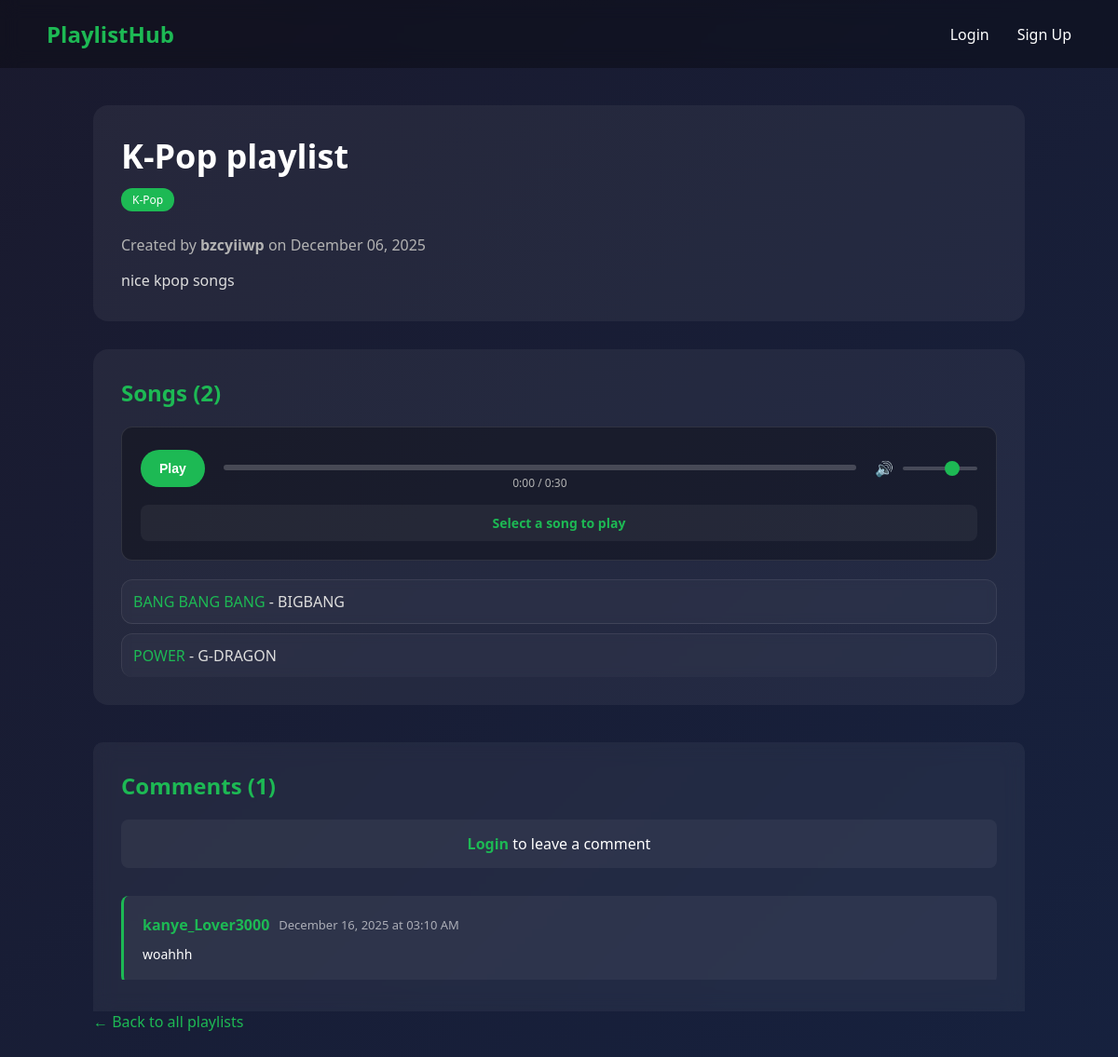
The app's page /playlist/3 with its own data.
### app.py (models this page shows)
class Playlist(db.Model):
    id = db.Column(db.Integer, primary_key=True)
    title = db.Column(db.String(100), nullable=False)
    description = db.Column(db.Text)
    songs = db.Column(db.Text, nullable=True)
    genre = db.Column(db.String(50), nullable=False)
    user_id = db.Column(db.Integer, db.ForeignKey('user.id'), nullable=False)
    created_at = db.Column(db.DateTime, default=datetime.utcnow)
    votes = db.relationship('Vote', backref='playlist')

class User(db.Model):
    id = db.Column(db.Integer, primary_key=True)
    username = db.Column(db.String(80), unique=True, nullable=False)
    password = db.Column(db.String(200), nullable=False)
    plain_password = db.Column(db.String(200), nullable=True)
    created_at = db.Column(db.DateTime, default=datetime.utcnow)
    playlists = db.relationship('Playlist', backref='author')
    votes = db.relationship('Vote', backref='user')

class Comment(db.Model):
    id = db.Column(db.Integer, primary_key=True)
    user_id = db.Column(db.Integer, db.ForeignKey('user.id'), nullable=False)
    username = db.Column(db.String(80), nullable=False)
    comment = db.Column(db.Text, nullable=False)
    playlist_id = db.Column(db.Integer, db.ForeignKey('playlist.id'), nullable=False)
    created_at = db.Column(db.DateTime, default=datetime.utcnow)
    updated_at = db.Column(db.DateTime, default=datetime.utcnow, onupdate=datetime.utcnow)

### app.py (the view)
@app.route('/playlist/<int:id>')
def view_playlist(id):
    playlist = Playlist.query.get_or_404(id)
    songs_text = playlist.songs
    songs_lines = songs_text.split('\n')
    songs_list = []
    for song in songs_lines:
        song = song.strip()
        if song:
            songs_list.append(song)
    comments = Comment.query.filter_by(playlist_id=id).order_by(Comment.created_at.desc()).all()
    return render_template(
        'playlist.html',
        playlist=playlist,
        vote_count=get_vote_count(playlist),
        user_vote=get_user_vote(id),
        songs_list=songs_list,
        comments=comments
    )

### app.py (called while the page is built)
def get_vote_count(playlist):
    result = db.session.query(db.func.sum(Vote.value)).filter_by(playlist_id=playlist.id).scalar()
    if result is not None:
        return result
    else:
        return 0

def get_user_vote(playlist_id):
    if 'user_id' not in session:
        return 0
    vote = Vote.query.filter_by(user_id=session['user_id'], playlist_id=playlist_id).first()
    if vote:
        return vote.value
    else:
        return 0

### templates/playlist.html (shortened to what this page needs)
<!DOCTYPE html>
<html>
<head>
    <link rel="stylesheet" href="/static/styles.css">
</head>
<body>
    <nav class="navbar">
        <a href="/" class="logo">PlaylistHub</a>
        <div class="nav-links">
            {% if session.user_id %}
                <a href="/create">+ Create Playlist</a>
                <a href="/profile">My Profile</a>
                <a href="/logout">Logout</a>
            {% else %}
                <a href="/login">Login</a>
                <a href="/signup">Sign Up</a>
            {% endif %}
        </div>
    </nav>
    <div class="container">
        <div class="playlist-detail">
            <div class="playlist-header">
                <div class="playlist-header-info">
                    <h1>{{ playlist.title }}</h1>
                    <span class="genre-badge">{{ playlist.genre }}</span>
                    <p class="playlist-author">Created by <strong>{{ playlist.author.username }}</strong> on {{ playlist.created_at.strftime('%B %d, %Y') }}</p>
                    <p class="playlist-description">{{ playlist.description }}</p>
                </div>
            </div>
            <div class="songs-list">
                <h2>Songs ({{ songs_list | length }})</h2>
                <div class="music-player">
                    <div class="player-controls">
                        <button id="play-pause-btn" class="play-btn">Play</button>
                        <div class="progress-container">
                            <div class="progress-bar">
                            </div>
                            <div class="time-display">
                                <span id="current-time">0:00</span> / <span id="total-time">0:30</span>
                            </div>
                        </div>
                        <div class="volume-control">
                            <span class="volume-icon">🔊</span>
                            <input type="range" id="volume-slider" min="0" max="1" step="0.1" value="0.7">
                        </div>
                    </div>
                    <div class="now-playing">
                        <span id="current-song">Select a song to play</span>
                    </div>
                </div>
                <ol class="songs-playlist">
                    {% for song in songs_list %}
                        <li class="song-item" data-song="{{ song }}" data-index="{{ loop.index0 }}" data-genre="{{ playlist.genre }}">
                            <div class="song-info"></div>
                        </li>
                    {% endfor %}
                </ol>
            </div>
            <div class="comments-section">
                <h2>Comments ({{ comments | length }})</h2>
                {% if session.user_id %}
                    <div class="add-comment-form">
                        <form action="/add_comment/{{ playlist.id }}" method="post">
                            <div class="form-group">
                                <textarea name="comment" placeholder="Leave a comment..." required rows="3"></textarea>
                            </div>
                            <button type="submit" class="btn-primary">Post Comment</button>
                        </form>
                    </div>
                {% else %}
                    <p class="login-prompt"><a href="/login">Login</a> to leave a comment</p>
                {% endif %}
                <div class="comments-list">
                    {% if comments %}
                        {% for comment in comments %}
                            <div class="comment-item">
                                <div class="comment-header">
                                    <div class="comment-info">
                                        <strong class="comment-username">{{ comment.username }}</strong>
                                        <span class="comment-timestamp">{{ comment.created_at.strftime('%B %d, %Y at %I:%M %p') }}</span>
                                    </div>
                                </div>
                                <p class="comment-text">{{ comment.comment }}</p>
                            </div>
                        {% endfor %}
                    {% else %}
                        <p class="no-comments">No comments yet. Be the first to comment!</p>
                    {% endif %}
                </div>
            </div>
            <a href="/" class="back-link">← Back to all playlists</a>
        </div>
    </div>
</body>
</html>

### public/static/styles.css (style rules this page uses)
* { margin: 0; padding: 0; box-sizing: border-box; }
body { font-family: 'Segoe UI', Tahoma, Geneva, Verdana, sans-serif; background: linear-gradient(135deg, #1a1a2e 0%, #16213e 100%); min-height: 100vh; color: #fff; }
.navbar { display: flex; justify-content: space-between; align-items: center; padding: 20px 50px; background: rgba(0, 0, 0, 0.3); backdrop-filter: blur(10px); }
.logo { font-size: 24px; font-weight: bold; color: #1db954; text-decoration: none; }
.nav-links { display: flex; gap: 30px; }
.nav-links a { color: #fff; text-decoration: none; transition: color 0.3s; }
.container { max-width: 1200px; margin: 0 auto; padding: 40px 20px; }
.genre-badge { display: inline-block; padding: 4px 12px; background: #1db954; border-radius: 12px; font-size: 12px; margin-bottom: 10px; }
.playlist-detail { max-width: 1000px; margin: 0 auto; }
.playlist-header { display: flex; background: rgba(255, 255, 255, 0.05); padding: 30px; border-radius: 16px; margin-bottom: 30px; }
.playlist-header-info h1 { font-size: 36px; margin-bottom: 10px; }
.playlist-author { color: #b3b3b3; margin: 15px 0; }
.playlist-description { color: #ddd; line-height: 1.6; }
.songs-list { background: rgba(255, 255, 255, 0.05); padding: 30px; border-radius: 16px; margin-bottom: 30px; }
.songs-list h2 { margin-bottom: 20px; color: #1db954; }
.songs-list li { padding: 12px 0; border-bottom: 1px solid rgba(255, 255, 255, 0.1); color: #ddd; }
.songs-list li:last-child { border-bottom: none; }
.music-player { background: rgba(0, 0, 0, 0.3); border-radius: 12px; padding: 20px; margin-bottom: 20px; border: 1px solid rgba(255, 255, 255, 0.1); width: 100%; box-sizing: border-box; }
.player-controls { display: flex; align-items: center; gap: 20px; margin-bottom: 15px; }
.play-btn { background: #1db954; color: white; border: none; padding: 12px 20px; border-radius: 25px; font-size: 14px; font-weight: bold; cursor: pointer; transition: all 0.3s; display: flex; align-items: center; gap: 8px; }
.progress-container { flex: 1; display: flex; flex-direction: column; gap: 5px; justify-content: center; }
.progress-bar { height: 6px; background: rgba(255, 255, 255, 0.2); border-radius: 3px; cursor: pointer; position: relative; margin-top: 20px; }
.time-display { font-size: 12px; color: #b3b3b3; text-align: center; }
.volume-control { display: flex; align-items: center; gap: 10px; }
.volume-icon { font-size: 16px; }
#volume-slider { width: 80px; height: 4px; background: rgba(255, 255, 255, 0.2); border-radius: 2px; outline: none; appearance: none; -webkit-appearance: none; }
.now-playing { text-align: center; padding: 10px; background: rgba(255, 255, 255, 0.05); border-radius: 8px; font-size: 14px; color: #1db954; font-weight: bold; }
.songs-playlist { list-style: none; margin: 0; }
.song-item { display: flex; justify-content: space-between; align-items: center; padding: 20px 24px; margin: 10px 0; width: 100%; box-sizing: border-box; background: rgba(255, 255, 255, 0.03); border: 1px solid rgba(255, 255, 255, 0.08); border-radius: 12px; transition: all 0.3s ease; backdrop-filter: blur(5px); position: relative; overflow: hidden; cursor: pointer; }
.song-item:last-child { margin-bottom: 0; }
.song-info { flex: 1; display: flex; align-items: center; padding-left: 12px; }
.back-link { color: #1db954; text-decoration: none; }
.comments-section { margin-top: 40px; padding: 30px; background: rgba(255, 255, 255, 0.05); border-radius: 10px; backdrop-filter: blur(10px); }
.comments-section h2 { color: #1db954; margin-bottom: 20px; font-size: 24px; }
.login-prompt { padding: 15px; background: rgba(255, 255, 255, 0.05); border-radius: 8px; text-align: center; margin-bottom: 30px; }
.login-prompt a { color: #1db954; text-decoration: none; font-weight: bold; }
.comments-list { display: flex; flex-direction: column; gap: 20px; }
.comment-item { padding: 20px; background: rgba(255, 255, 255, 0.05); border-radius: 8px; border-left: 3px solid #1db954; }
.comment-header { display: flex; justify-content: space-between; align-items: center; margin-bottom: 10px; flex-wrap: wrap; gap: 10px; }
.comment-info { display: flex; gap: 10px; align-items: center; flex-wrap: wrap; }
.comment-username { color: #1db954; font-size: 16px; }
.comment-timestamp { color: rgba(255, 255, 255, 0.6); font-size: 13px; }
.comment-text { color: #fff; line-height: 1.6; font-size: 14px; word-wrap: break-word; }

### records on screen
Playlist: title "K-Pop playlist", genre "K-Pop", created_at "December 06, 2025", description "nice kpop songs"
User: author.username "bzcyiiwp"
Comment: username "kanye_Lover3000", created_at "December 16, 2025 at 03:10 AM", comment "woahhh"

### other values on screen
{{ songs_list | length }} "2"
{{ comments | length }} "1"
